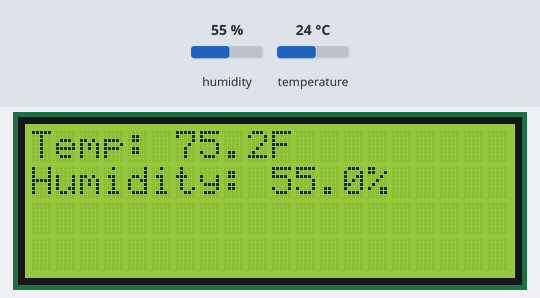
A program run on a simulated Raspberry Pi Pico running MicroPython. Parts: 20×4 character LCD. Inputs (shaded band) come from the test bench; at power-on: humidity 55 %, temperature 24 °C. Library files of the repository ran but are not shown: pico_i2c_lcd.py.

Above: at 5.6 s.
5.7 s: humidity set to 22 %
At 11.5 s:
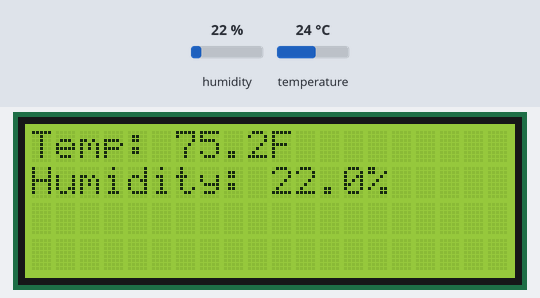
16.6 s: temperature set to 12 °C
At 20.6 s:
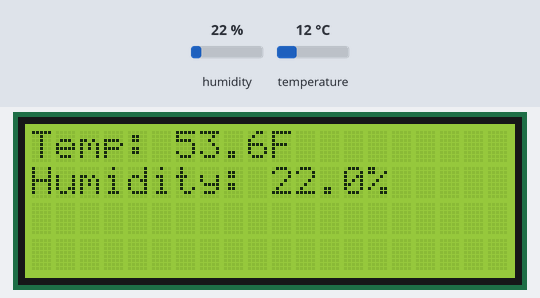
26.6 s: humidity set to 40 %
At 30.8 s:
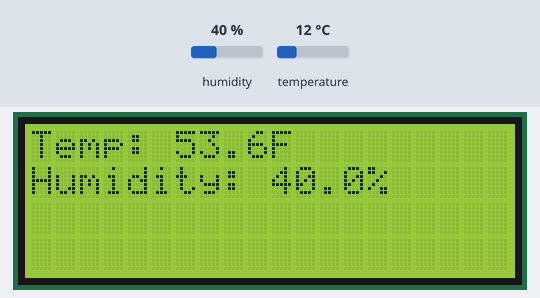
36.7 s: temperature set to 19 °C
At 41.1 s:
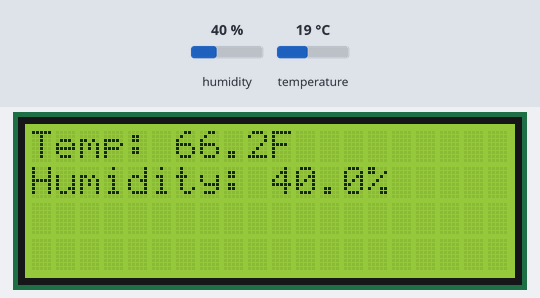
Timing chart, 0 to 42.6 s (numbered marks = the images above; inputs shaded):
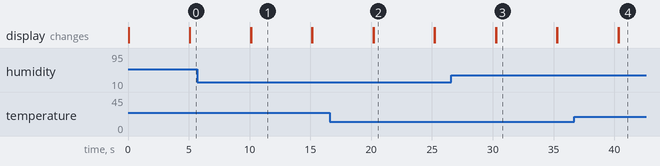

The program:

main.py
```python
from machine import Pin, I2C
import utime as time
from dht import DHT11, InvalidChecksum
from pico_i2c_lcd import I2cLcd

# Constants for LCD
I2C_ADDR     = 0x27
I2C_NUM_ROWS = 4
I2C_NUM_COLS = 20

# Initialize I2C
i2c = I2C(0, sda=machine.Pin(0), scl=machine.Pin(1), freq=400000)

# Initialize LCD
lcd = I2cLcd(i2c, I2C_ADDR, I2C_NUM_ROWS, I2C_NUM_COLS)

# Clear the LCD screen
lcd.clear()

def celsius_to_fahrenheit(celsius):
    """Convert temperature from Celsius to Fahrenheit."""
    return celsius * 9/5 + 32

# Initialize the pin and DHT11 sensor
pin = Pin(28, Pin.OUT, Pin.PULL_DOWN)
sensor = DHT11(pin)

while True:
    try:
        # Wait for 5 seconds
        time.sleep(5)

        # Measure temperature and humidity
        t_celsius = sensor.temperature
        t_fahrenheit = celsius_to_fahrenheit(t_celsius)
        h = sensor.humidity

        # Clear the LCD screen
        lcd.clear()

        # Display temperature and humidity on LCD
        lcd.putstr("Temp: {:.1f}F".format(t_fahrenheit))
        lcd.move_to(0, 1)
        lcd.putstr("Humidity: {:.1f}%".format(h))

    except InvalidChecksum:
        print("Invalid checksum received. Skipping measurement.")

    except Exception as e:
        print("An error occurred:", e)
```

Measured:
- after the input at 5.7 s, the display: first differs from a run without the input after 4.4 s (image 1)
- after the input at 16.6 s, the display: first differs from a run without the input after 3.6 s (image 2)
- after the input at 26.6 s, the display: first differs from a run without the input after 3.7 s (image 3)
- after the input at 36.7 s, the display: first differs from a run without the input after 3.6 s (image 4)
- what the display in image 1 shows lasts 5.0 s, from 10.1 s to 15.1 s
